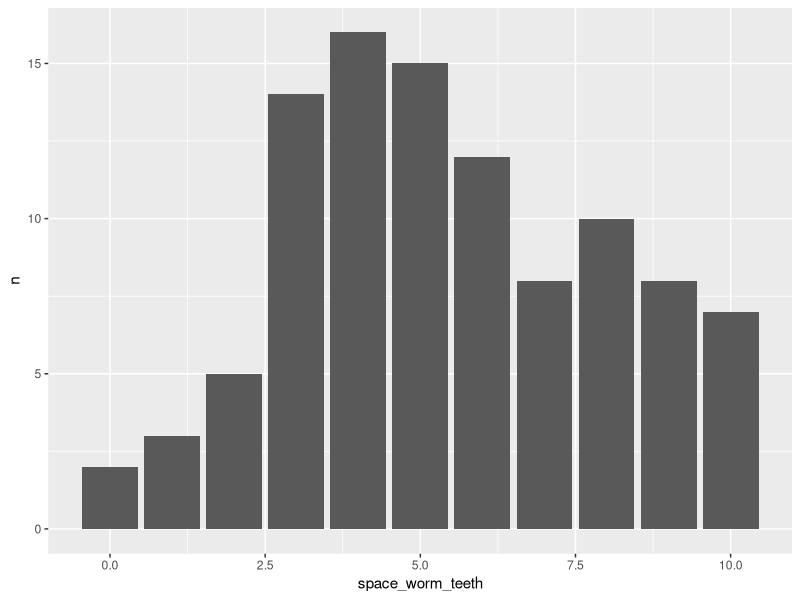
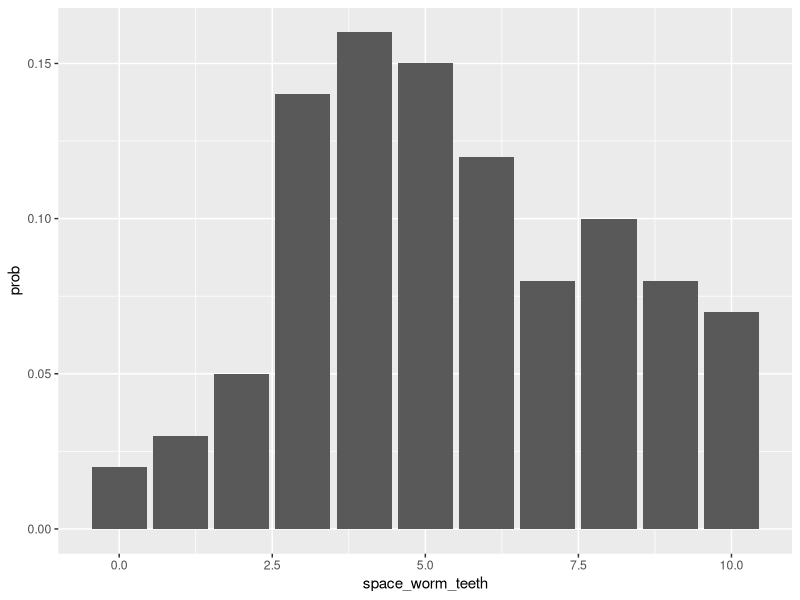
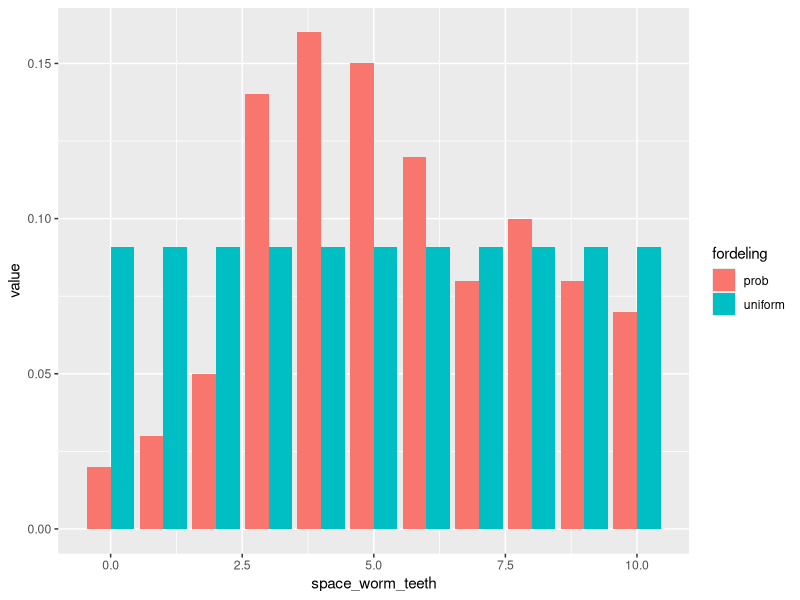
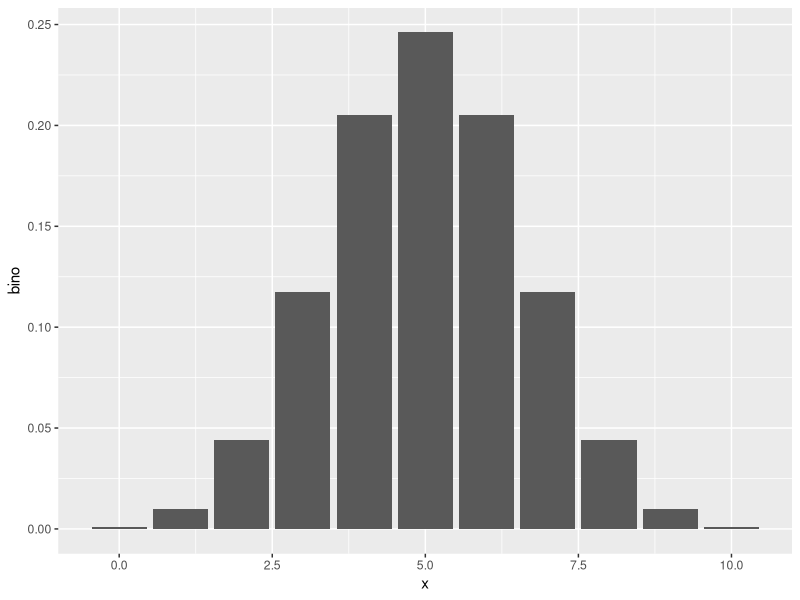
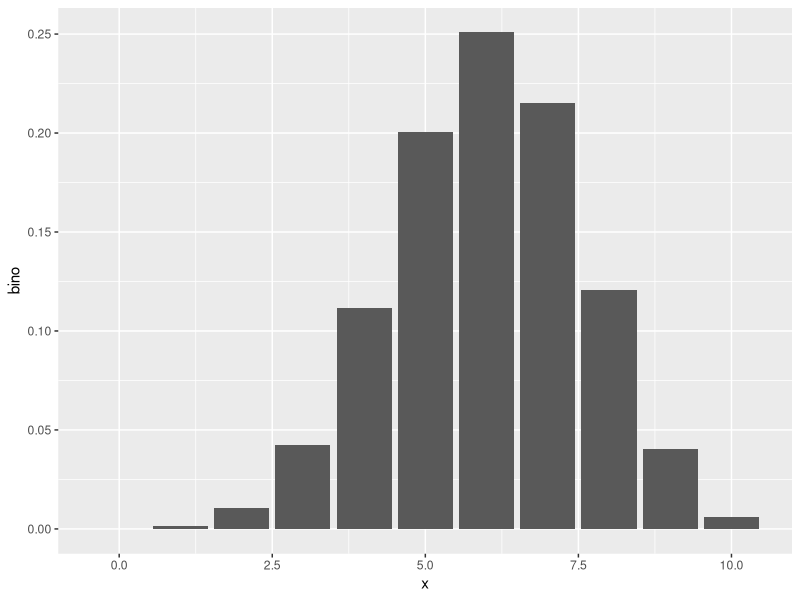
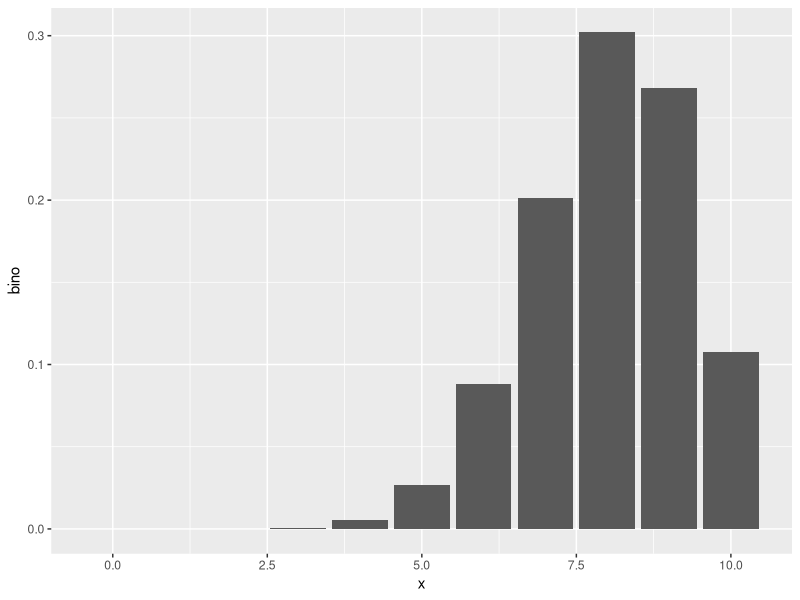
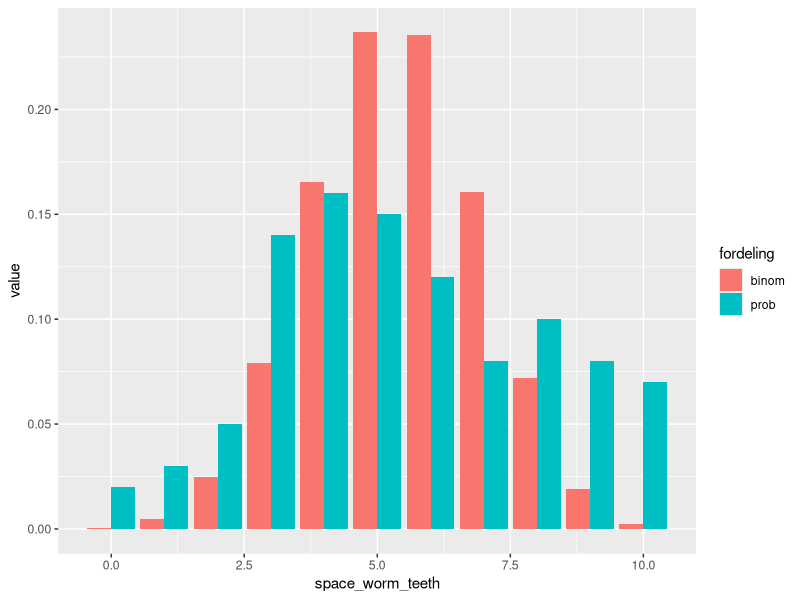
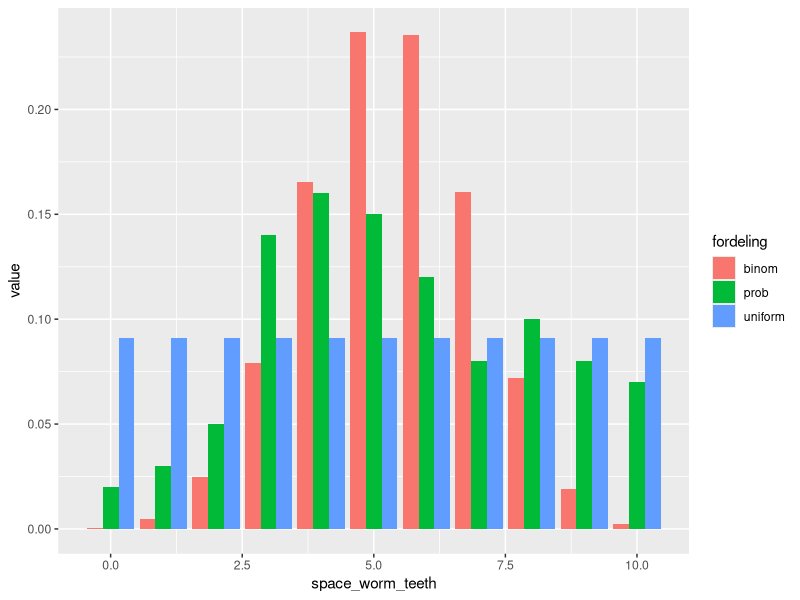

Recreate these plots in R, in order.
## ---- chunk 1
library(tidyverse)
knitr::opts_chunk$set(echo = TRUE)
## ---- chunk 2
space_worm_teeth <- c(rep(0 ,2 ),
rep(1 ,3 ),
rep(2 ,5 ),
rep(3 ,14),
rep(4 ,16),
rep(5 ,15),
rep(6 ,12),
rep(7 ,8 ),
rep(8 ,10),
rep(9 ,8 ),
rep(10, 7))
space_worm_teeth <- space_worm_teeth %>% 
  as_tibble_col(column_name = "space_worm_teeth")   %>% 
  count(space_worm_teeth) %>% 
  mutate(prob = n/sum(n))

## ---- chunk 3
ggplot(space_worm_teeth, aes(space_worm_teeth, n)) +
  geom_col()
## ---- chunk 4
ggplot(space_worm_teeth, aes(space_worm_teeth, prob)) +
    geom_col()
## ---- chunk 5
space_worm_teeth %>% 
  mutate(uniform = 1/11) %>% 
  pivot_longer(prob:uniform,
               names_to = "fordeling",
               values_to = "value") %>% 
  ggplot(aes(space_worm_teeth, value, fill=fordeling)) +
  geom_col(position="dodge")
## ---- chunk 6
data.frame(x=0:10) %>% 
  mutate(bino = dbinom(x,10,0.5)) %>% 
  ggplot(aes(x,bino)) +
  geom_col()
## ---- chunk 7
data.frame(x=0:10) %>% 
  mutate(bino = dbinom(x,10,0.6)) %>% 
  ggplot(aes(x,bino)) +
  geom_col()
## ---- chunk 8
data.frame(x=0:10) %>% 
  mutate(bino = dbinom(x,10,0.8)) %>% 
  ggplot(aes(x,bino)) +
  geom_col()
## ---- chunk 9
c(rep(0 ,2 ),
rep(1 ,3 ),
rep(2 ,5 ),
rep(3 ,14),
rep(4 ,16),
rep(5 ,15),
rep(6 ,12),
rep(7 ,8 ),
rep(8 ,10),
rep(9 ,8 ),
rep(10, 7)) %>% mean()
## ---- chunk 10
space_worm_teeth %>% 
  mutate(binom = dbinom(space_worm_teeth, 10, 0.544))
## ---- chunk 11
space_worm_teeth %>% 
  mutate(binom = dbinom(space_worm_teeth, 10, 0.544)) %>% 
  select(space_worm_teeth, prob, binom) %>% 
  pivot_longer(prob:binom,
               names_to = "fordeling",
               values_to = "value") %>% 
  ggplot(aes(space_worm_teeth, value, fill = fordeling)) +
  geom_col(position = "dodge")
## ---- chunk 12
space_worm_teeth %>% 
  mutate(uniform = 1/11) %>% 
  mutate(binom = dbinom(space_worm_teeth, 10, 0.544)) %>% 
  pivot_longer(prob:binom, 
               names_to = "fordeling",
               values_to = "value") %>% 
  ggplot(aes(space_worm_teeth, value, fill = fordeling)) +
  geom_col(position = "dodge")
## ---- chunk 13
space_worm_teeth %>% 
  mutate(uniform = 1/11) %>% 
  mutate(binom = dbinom(space_worm_teeth, 10, 0.544)) %>% 
  mutate(kl_uniform = prob*log(prob/uniform)) %>% 
  mutate(kl_binom = prob*log(prob/binom)) %>% 
  summarise(KL_uniform = sum(kl_uniform), 
            KL_binom = sum(kl_binom))
